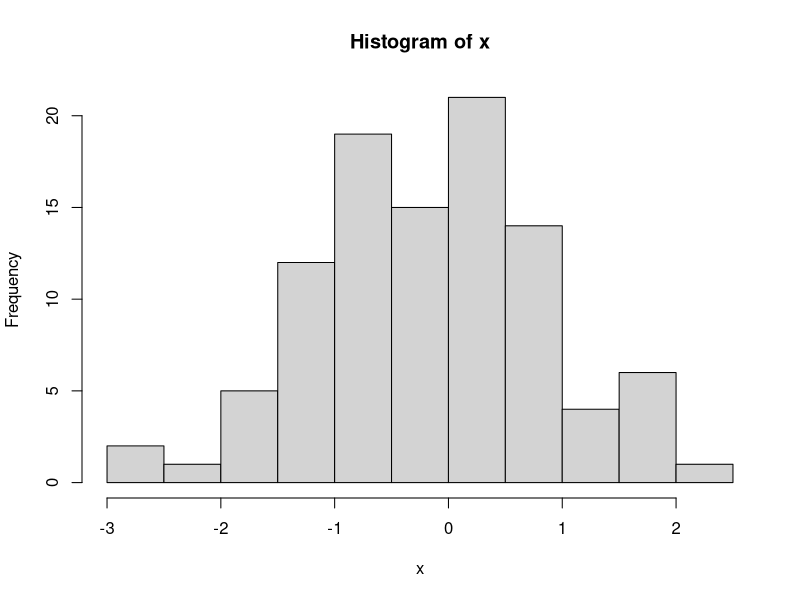
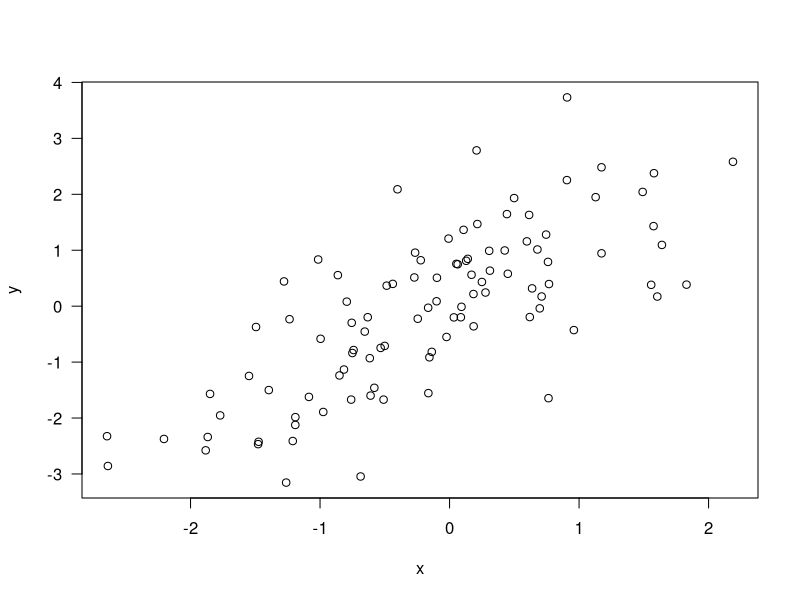
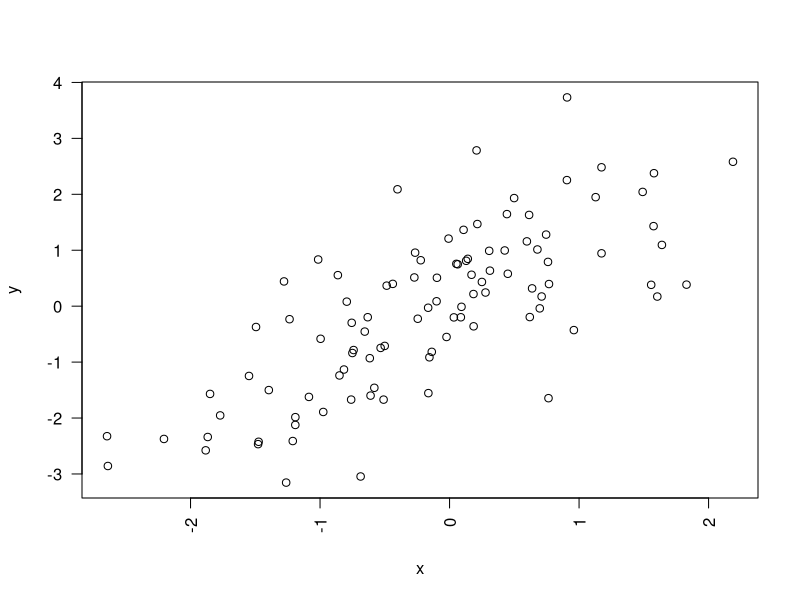
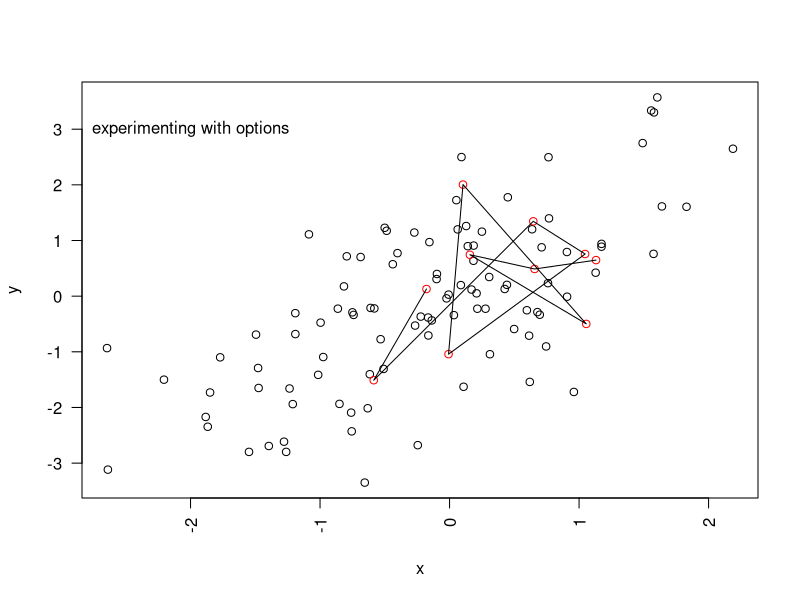
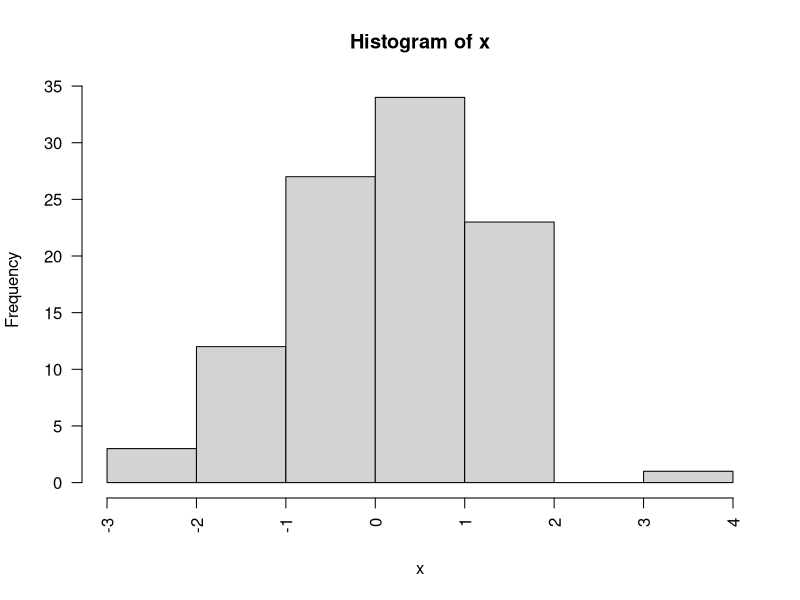
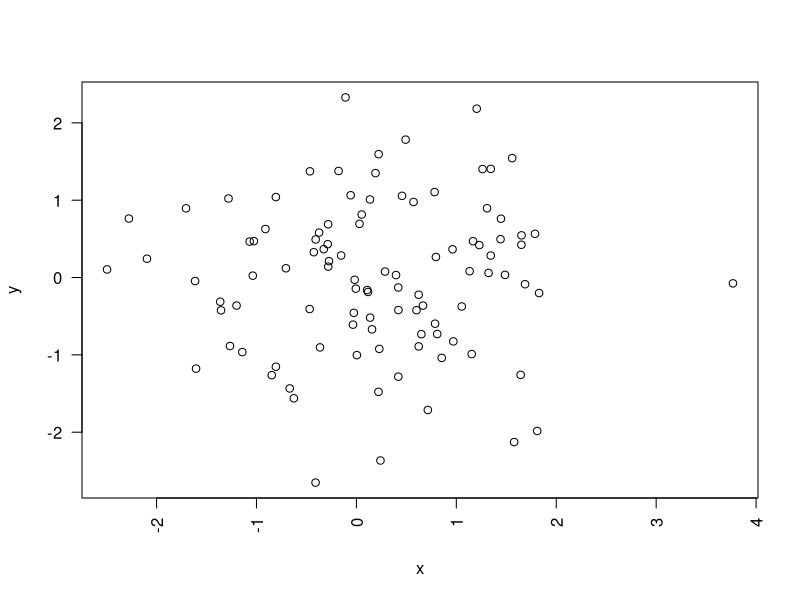
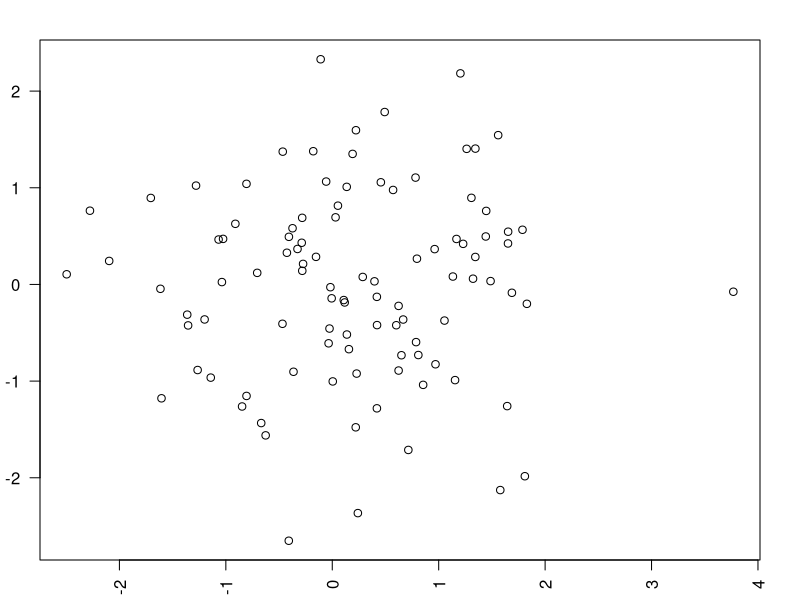
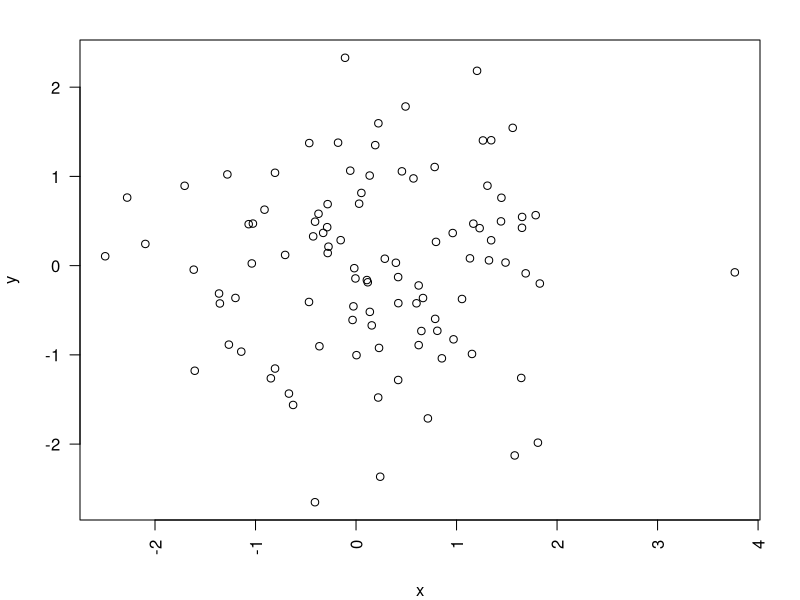

Generate these figures, in order, with R:
# histogramm
x <- rnorm(100)
hist(x)

graphics.off()

# options
y <- x + rnorm(100)
par(las = 1)
plot(x, y) #base_las1.svg

par(las = 2)
plot(x, y) #base_las2.svg

par("lty")
par("lwd")
par("col")
par("pch")
par("bg")
par("mar")
par("oma")
par("mfrow")
par("mfcol")

y <- x + rnorm(100)
plot(x, y) #base_scatter0.svg

x1 <- rnorm(10)
y1 <- rnorm(10)
points(x1, y1, col = "red") # base_scatter0+reddots.svg
lines(x1, y1) # base_scatter0+reddots+lines.svg
text(-2, 3, "experimenting with options") # base_scatter0+reddots+lines+text.svg

# pdf
pdf(file = "base_pdf.pdf", title = "experimeting with pdf", paper = "a4r", bg = "green") # base.pdf
x <- rnorm(100)
hist(x)
dev.off()

# normal distribution
x <- rnorm(100)
hist(x) # base_histogramm.svg
y <- rnorm(100)
plot(x, y) # base_scatter1.svg
par(mar = c(2, 2, 2, 2)) # change margin
plot(x, y) # base_mar2222.svg
par(mar = c(4, 4, 2, 2)) # change margin
plot(x, y) # base_mar4422.svg
plot(x, y, pch = 20)  # base_smalldots.svg
plot(x, y, pch = 19)  # base_bigdots.svg
plot(x, y, pch = 2)  # base_triangles.svg
plot(x, y, pch = 3)  # base_crosses1.svg
plot(x, y, pch = 4)  # base_crosses2.svg
example(points)
x <- rnorm(100)
y <- rnorm(100)
plot(x, y, pch = 20) # base_scatter2.svg
title("Scatterplot")
text(-2, -2, "Label")
legend("topleft", legend = "Data", pch = 20)
fit <- lm(y ~ x)
abline(fit, lwd = 3, col = "blue")
plot(x, y, xlab = "Weight", ylab = "Height", main = "Scatterplot", pch = 20) # base_scatter2+regress1.svg
legend("topright", legend = "Data", pch = 20)
fit <- lm(y ~ x)
abline(fit, lwd = 3, col = "red") # base_scatter2+regress2.svg

# poisson distribution
x <- rnorm(100)
y <- rnorm(100)
z <- rpois(100, 2)
par(mfrow = c(2, 1))
plot(x, y, pch = 20) # base_mfrow21_smalldots.svg
plot(x, z, pch = 19) # base_mfrow21.svg
par("mar")
par(mar = c(2, 2, 1, 1))
plot(x, y, pch = 20) 
plot(x, z, pch = 20) # base_mfrow21_mar2211.svg
par(mfrow = c(1, 2))
plot(x, y, pch = 20)
plot(x, z, pch = 20) # base_mfrow12.svg
par(mar = c(4, 4, 2, 2))
plot(x, y, pch = 20)
plot(x, z, pch = 20) # base_mfrow12_mar4422.svg
par(mfrow = c(2, 2))
plot(x, y, pch = 20) # base_mfrow22_1.svg
plot(x, z, pch = 20) # base_mfrow22_2.svg
plot(z, x, pch = 20) # base_mfrow22_3.svg
plot(y, x, pch = 20) # base_mfrow22_4.svg
par(mfcol = c(2, 2))
plot(x, y) # base_mfcol22_1.svg
plot(x, z) # base_mfcol22_2.svg
plot(z, x) # base_mfcol22_3.svg
plot(y, x) # base_mfcol22_4.svg
par(mfrow = c(1, 1))
x <- rnorm(100)
y <- x + rnorm(100)
g <- gl(2, 50)
g <- gl(2, 50, labels = c("Male", "Female"))
str(g)
plot(x, y) # base_scatter3.svg
plot(x, y, type = "n") # base_scatter3_nodata.svg
points(x[g == "Male"], y[g == "Male"], col = "green") # base_scatter3_male.svg
points(x[g == "Female"], y[g == "Female"], col = "blue") # base_scatter3_male+female.svg

